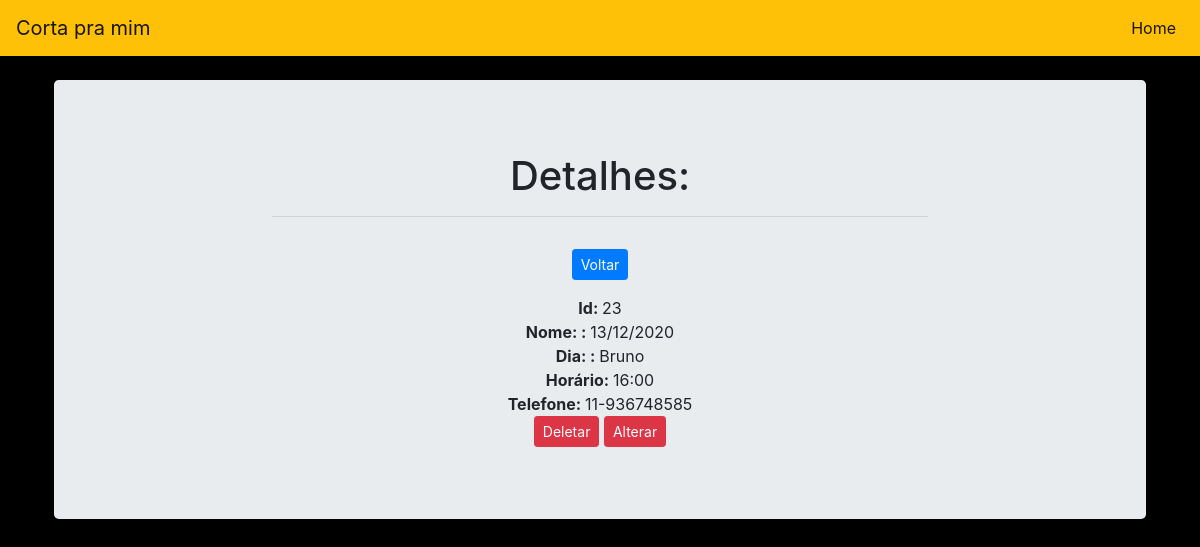
Page /view/23/ on the committed database.
### barbearia/models.py (models this page shows)
class Carros(models.Model):
    modelo = models.CharField(max_length=150)
    marca = models.CharField(max_length=150)
    ano = models.CharField(max_length=20)
    valor = models.CharField(max_length=20)

### barbearia/views.py (the view)
# urls.py: path('view/<int:pk>/', view, name='view'),
def view(request, pk):
    data = {}
    data['db'] = Carros.objects.get(pk=pk)
    return render(request, 'view.html', data)

### barbearia/templates/view.html (shortened to what this page needs)
<!DOCTYPE html>
<html lang="pt-br">
<head>
    <link rel="stylesheet" href="https://cdn.jsdelivr.net/npm/bootstrap@4.5.3/dist/css/bootstrap.min.css">
</head>
<body>
  <nav class="navbar navbar-expand-lg navbar-light bg-warning">
        <a class="navbar-brand" href="/">Corta pra mim</a>
        <div class="collapse navbar-collapse" id="navbarNav">
          <ul class="navbar-nav ml-auto">
            <li class="nav-item active">
                <a class="nav-link" href="/">Home</a>
            </li>
          </ul>
        </div>
      </nav>
<div class="container p-4">
<div class="jumbotron">
  <div class="col-8 m-auto pt-2 pb-2 text-center">
    <h1>Detalhes:</h1>
    <hr>
    </div>
    <div class="col-8 m-auto pt-2 pb-2 text-center">
      <a href="/" class="btn btn-primary btn-sm">Voltar</a>
    </div>
    <div class="col-8 m-auto pt-2 pb-2 text-center">
     <strong>Id: </strong>{{db.id}}<br>
     <strong>Nome: : </strong>{{db.marca}}<br>
     <strong>Dia: : </strong>{{db.modelo}}<br>
     <strong>Horário: </strong>{{db.ano}}<br>
     <strong>Telefone: </strong>{{db.valor}}<br>
     <a href="{% url 'delete' db.id %}"><button type="button" class="btn btn-danger btn-sm">Deletar</button></a>
     <a href="{% url 'edit' db.id %}"><button type="button" class="btn btn-danger btn-sm">Alterar</button></a>
</body>
</html>

### barbearia/templates/view.html (style rules this page uses)
body { background-color: #000000; }
a { text-decoration: none; color: black; }

### rows in the picture
Carros: id "23", marca "13/12/2020", modelo "Bruno", ano "16:00", valor "11-936748585"
